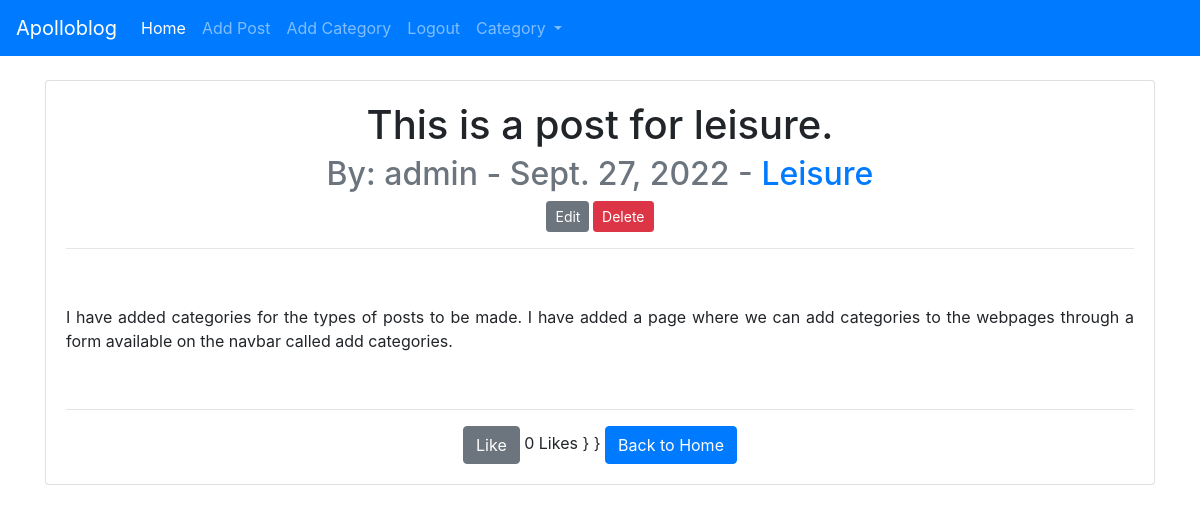
The page /article/15 (signed in) on the database as committed earlier.
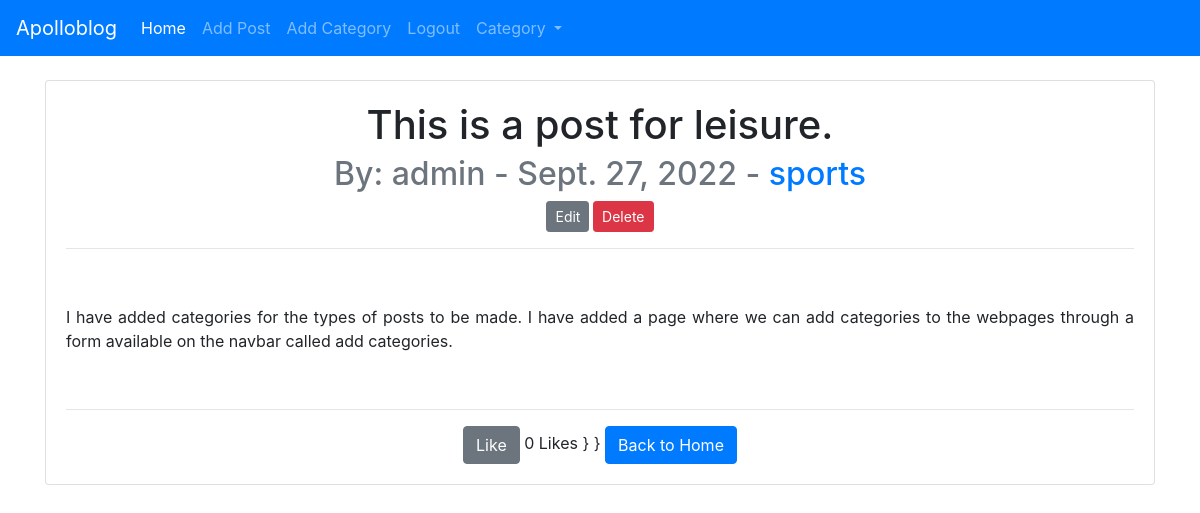
The same page on the database as committed later.
### blogroot/models.py (models this page shows, shortened)
class Post(models.Model):
	title = models.CharField(max_length=255) #max char length
	title_tag = models.CharField(max_length=255)
	author = models.ForeignKey(User, null=True, on_delete=models.CASCADE)
	body = models.TextField() #input field for text
	name = "Apollo Blog"
	post_date = models.DateField(auto_now_add = True)
	category = models.CharField(max_length=255, default='development')
	likes = models.ManyToManyField(User, related_name='blog_posts')
	def total_likes(self):
		return self.likes.count()

### blogroot/views.py (the view)
# urls.py: path('article/<int:pk>', ArticleDetailView.as_view(), name='article_detail'),
class ArticleDetailView(DetailView):
	model = Post
	template_name = 'article_detail.html'
	def get_context_data(self, *args, **kwargs):
		cat_menu = Category.objects.all()
		context = super(ArticleDetailView, self).get_context_data(*args, **kwargs)
		post_by_id = get_object_or_404(Post, id=self.kwargs['pk'])#Looks up article detail by id
		total_likes = post_by_id.total_likes()
		liked = False
		if post_by_id.likes.filter(id=self.request.user.id).exists():
			liked = True
		context["cat_menu"] = cat_menu
		context["total_likes"] = total_likes #how many likes to display on article_detail
		context["liked"] = liked
		return context

### blogroot/models.py (called while the page is built)
	def __str__(self):
		return self.name

### blogroot/templates/article_detail.html (shortened to what this page needs)
{% extends 'base.html' %}
{% block content %}
{% if user.is_authenticated %}
<div class="card" align=center>
<div class="card-body" align=center>
<h1 class="card-title"align=center>{{ post.title }}</h1>
<h2 class="card-subtitle mb-2 text-muted" align=center >By: {{ post.author.username }} -
{{post.post_date}} - <a href="{% url 'category' post.category|slugify %}"> {{ post.category }} </a></h2>
{% if user.id == post.author.id%}
<small><a href="{% url 'update_post' post.pk %}" class="btn btn-secondary btn-sm">Edit</a>
<a href="{% url 'delete_post' post.pk %}" class="btn btn-danger btn-sm">Delete</a></small></h4>
{% endif %}
<hr>
<br/>
<p class="card-text" align=center> {{ post.body|safe }}</p>
<br />
<hr>
<form action="{% url 'like_post' post.pk %}" method="POST">
	{% if liked %}
	<button type="submit", name="post_id", value="{{ post.id }}", class="btn btn-danger">Unlike</button>
	{% else %}
	<button type="submit", name="post_id", value="{{ post.id }}", class="btn btn-secondary">Like</button>
	{% endif %}
	 {{ total_likes }} Likes
	}
	}
<a href="{% url 'home' %}" class="btn btn-primary"> Back to Home </a>
{% endif %}
{% endblock %}

Rows that differ between the two databases and show on the page:
changed Post "This is a post for leisure.": category "Leisure" → "sports"
